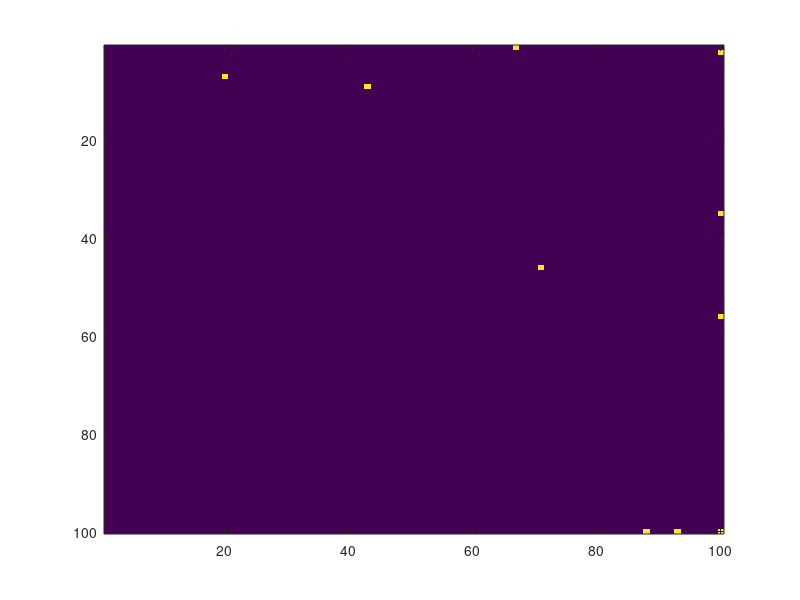

The MATLAB source for this figure:
close all;

cave_x = 1;
cave_y = 1;
num_ants = 10;
grid_size = 100;
max_iter = 1000;
delay = 0.01;

x = ones(num_ants, 1); % x coordinate of ant i.
y = ones(num_ants, 1); % y coordinate of ant i.
z = zeros(grid_size); % Location state matrix.
theta = rand(num_ants, 1) * 2 * pi; % Orientation of ant i.
has_food = zeros(num_ants, 1); % Does ant i have food?
p_search = zeros(grid_size); % Search pheromone matrix.
p_return = zeros(grid_size); % Return pheromone matrix.

function x_new = bounded(x_old, lo, hi)
    if x_old < lo
        x_new = lo;
    elseif x_old > hi
        x_new = hi;
    else
        x_new = x_old;
    end
end

function theta_new = wrapped(theta_old)
    if theta_old < 0
        theta_new = 2 * pi - theta_old;
    elseif theta_old > 2 * pi
        theta_new = theta_old - 2 * pi;
    else
        theta_new = theta_old;
    end
end

figure;
im = image(z);
for iter = 1:max_iter
    for i = 1:num_ants
        % Move ant out of current location.
        z(x(i), y(i)) -= 100;
        % Compute new location.
        x(i) += round(cos(theta(i)));
        y(i) += round(sin(theta(i)));
        theta(i) += rand() * pi / 4 - pi / 8;
        % Normalize.
        x(i) = bounded(x(i), 1, grid_size);
        y(i) = bounded(y(i), 1, grid_size);
        theta(i) = wrapped(theta(i));
        % Move ant into new location.
        z(x(i), y(i)) += 100;
    end % for
    pause(delay);
    set(im, 'CData', z); % Update image.
end % for
